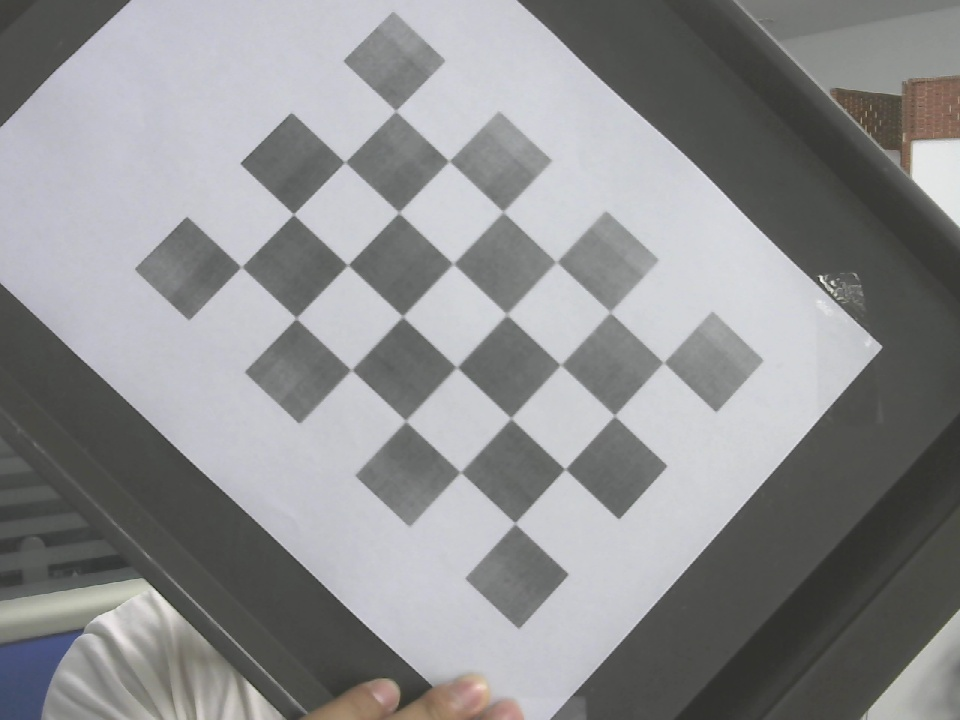
#> input picture camera_matrix/10.jpg, 960 x 720 px, given as the content of the folder C:/Users/Administrator/Desktop/video, which was not available
$ python camera_matrix.py
#> lines starting #> are read from the running program, lines starting #| are printed output that depends on the picture; long printed decimals are rounded; pictures that were not available may be replaced by others from this repository, and a replacement may not be noted
import glob
import cv2
import numpy as np

# 定义角点个数，我这里使用的图片有4*6=24个
cbraw = 6
cbcol = 4

# 准备世界坐标，24个三维坐标
objp = np.zeros((cbraw*cbcol,3), np.float32)
'''
设定世界坐标下点的坐标值，因为用的是棋盘可以直接按网格取；
假定棋盘正好在x-y平面上，这样z值直接取0，简化初始化步骤。
mgrid把列向量[0:cbraw]复制了cbcol列，把行向量[0:cbcol]复制了cbraw行。
转置reshape后，每行都是4×6网格中的某个点的坐标。
'''
objp[:,:2] = np.mgrid[0:cbraw,0:cbcol].T.reshape(-1,2)

objpoints = [] # 3d point in real world space
imgpoints = [] # 2d points in image plane.
# glob是个文件名管理工具
images = glob.glob("C:/Users/Administrator/Desktop/video/*.jpg")
for fname in images:
# 对每张图片，识别出角点，记录世界物体坐标和图像坐标
    img = cv2.imread(fname) #source image
#> img is the input picture: shape (720, 960, 3); mean B, G, R 143.7, 142.4, 141.9
    # img = cv2.resize(img,(224,224))
    gray = cv2.cvtColor(img,cv2.COLOR_BGR2GRAY) #转灰度
    cv2.imshow('img',gray)
    cv2.waitKey(25)
    # 寻找角点，存入corners，ret是找到角点的flag
    ret, corners = cv2.findChessboardCorners(gray,(6,4),None)
#> ret = True; corners = 24 rows, first 8: [395, 111], [449, 161], [503.5, 211], [555.5, 260.1], [608.4, 312.3], [663.5, 362.6], [344.5, 162], [401, 211.3]
    # criteria:角点精准化迭代过程的终止条件
    criteria = (cv2.TERM_CRITERIA_EPS + cv2.TERM_CRITERIA_MAX_ITER, 30, 0.001)
    # 执行亚像素级角点检测
    corners2 = cv2.cornerSubPix(gray,corners,(11,11),(-1,-1),criteria)
#> corners2 = 24 rows, first 8: [395.6, 110.8], [448.8, 161.1], [503.1, 211.8], [556.4, 261.8], [610.2, 312.2], [663.4, 362.5], [344.7, 162.2], [398.8, 212.4]

    objpoints.append(objp)
    imgpoints.append(corners2)
    # 在棋盘上绘制角点,只是可视化工具
    img = cv2.drawChessboardCorners(gray,(6,4),corners2,ret)
#> img: shape (720, 960)
    cv2.imshow('img',img)
    cv2.waitKey(25)
'''
传入所有图片各自角点的三维、二维坐标，相机标定。
每张图片都有自己的旋转和平移矩阵，但是相机内参和畸变系数只有一组。
mtx，相机内参；dist，畸变系数；revcs，旋转矩阵；tvecs，平移矩阵。
'''
ret, mtx, dist, rvecs, tvecs = cv2.calibrateCamera(objpoints, imgpoints, gray.shape[::-1],None,None)
#> ret = 0.188; mtx = [[1969.9, 0, 469.6], [0, 1959.4, 347.7], [0, 0, 1]]; dist = [[2.04, -228.2, -0.0061, -0.00778, 7138.2]]; rvecs = ([-0.163, -0.0638, 0.755],); tvecs = ([-1, -3.23, 26.86],)
img = cv2.imread('C:/Users/Administrator/Desktop/video/1.jpg')
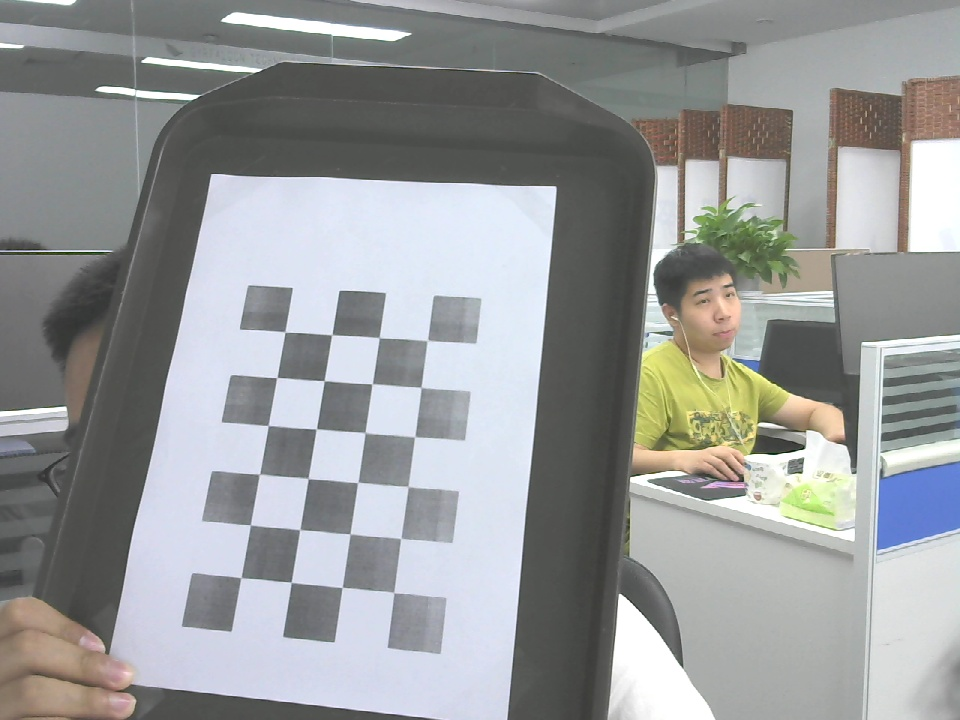
#> input picture camera_matrix/1.jpg, 960 x 720 px, given as the content of the folder C:/Users/Administrator/Desktop/video, which was not available
#> img is the input picture: shape (720, 960, 3); mean B, G, R 154.3, 153.9, 151.8
# img = cv2.resize(img,(224,224))
h,w = img.shape[:2]
#> h = 720; w = 960
'''
优化相机内参（camera matrix），这一步可选。
参数1表示保留所有像素点，同时可能引入黑色像素，
设为0表示尽可能裁剪不想要的像素，这是个scale，0-1都可以取。
'''
newcameramtx, roi=cv2.getOptimalNewCameraMatrix(mtx,dist,(w,h),1,(w,h))
#> newcameramtx = [[3495.3, 0, 504.6], [0, 2066.9, 351.2], [0, 0, 1]]; roi = (331, 276, 332, 147)
# 纠正畸变
dst = cv2.undistort(img, mtx, dist, None, newcameramtx)
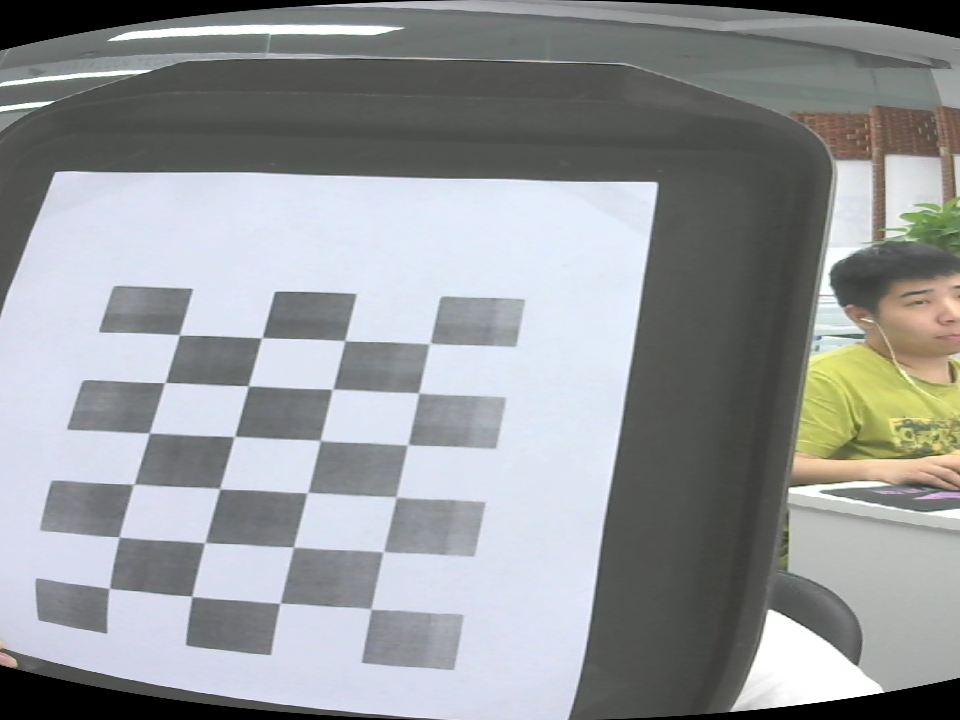
#> dst: shape (720, 960, 3); mean B, G, R 153.5, 151.4, 148.5

# 这步只是输出纠正畸变以后的图片
x,y,w,h = roi
#> x = 331; y = 276; w = 332; h = 147
dst = dst[y:y+h, x:x+w]
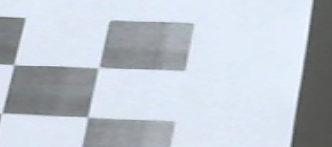
#> dst: shape (147, 332, 3); mean B, G, R 208.1, 198.9, 191.7
cv2.imwrite('calibresult.png',dst)
# 打印我们要求的两个矩阵参数
print ("newcameramtx:\n",newcameramtx)
#| newcameramtx:
#|  [[3.49527802e+03 0.00000000e+00 5.04573316e+02]
#|  [0.00000000e+00 2.06689405e+03 3.51216000e+02]
#|  [0.00000000e+00 0.00000000e+00 1.00000000e+00]]
print ("dist:\n",dist)
#| dist:
#|  [[ 2.04303319e+00 -2.28208861e+02 -6.09743528e-03 -7.78461366e-03
#|    7.13817074e+03]]
# 计算误差
tot_error = 0
for i in range(len(objpoints)):
    imgpoints2, _ = cv2.projectPoints(objpoints[i], rvecs[i], tvecs[i], mtx, dist)
    error = cv2.norm(imgpoints[i],imgpoints2, cv2.NORM_L2)/len(imgpoints2)
    tot_error += error
#> this loop made 1 pass
#> (error, tot_error) on pass 1: (0.0384, 0.0384)
#> after the loop, tot_error = 0.0384

print ("total error: ", tot_error/len(objpoints))
#| total error:  0.03838
